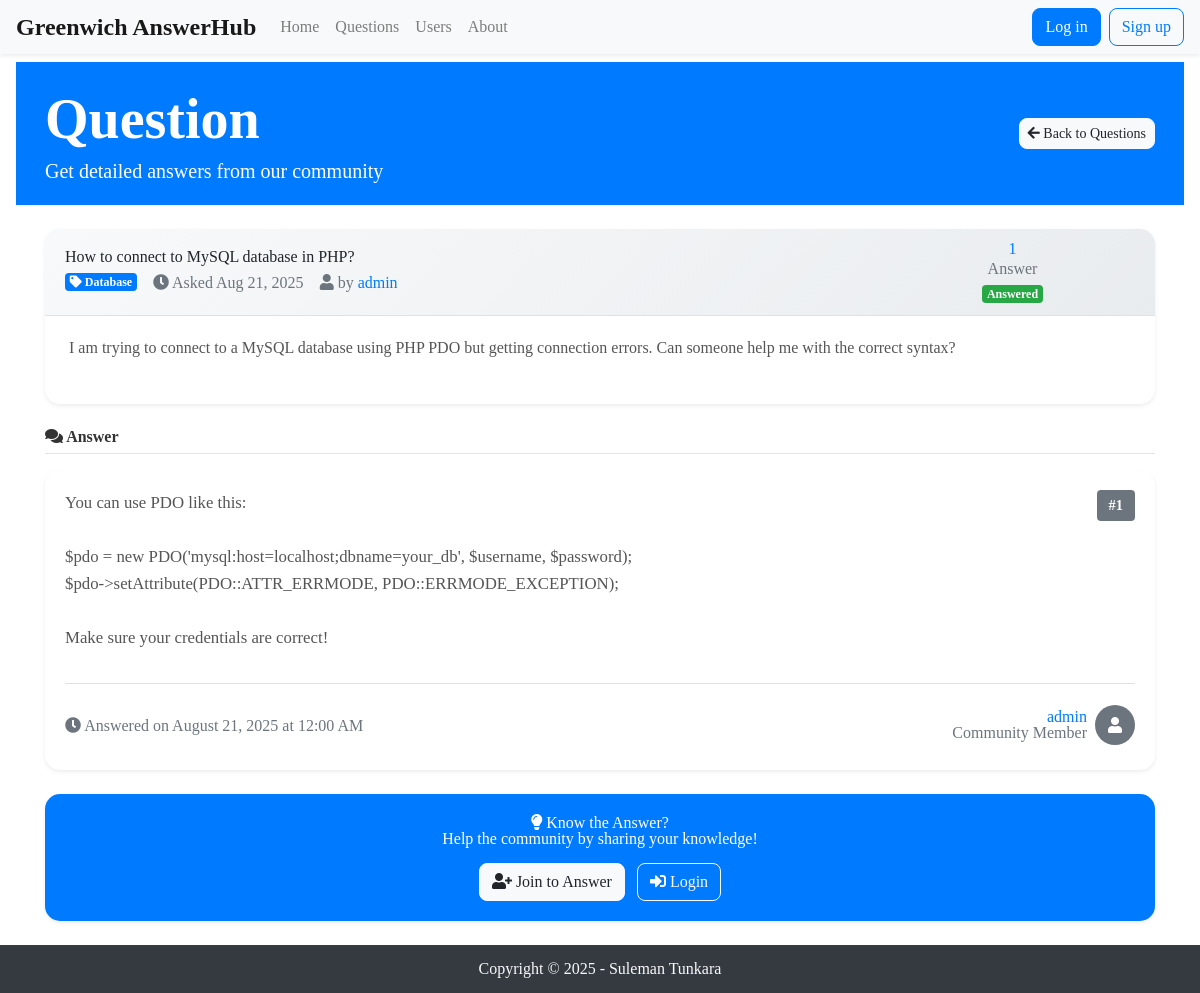
Page /question_page?id=1 on the committed database.
### tables this page shows
CREATE TABLE `question` (
  `id` int(11) NOT NULL AUTO_INCREMENT,
  `questiontitle` varchar(255) NOT NULL,
  `questiontext` TEXT NOT NULL,
  `questiondate` date NOT NULL,
  `userid` int(11) NOT NULL,
  `categoryid` int(11) NOT NULL,
  `imageData` LONGBLOB NULL,
  `created_at` timestamp NOT NULL DEFAULT current_timestamp(),
  PRIMARY KEY (`id`),
  KEY `idx_userid` (`userid`),
  KEY `idx_categoryid` (`categoryid`),
  KEY `idx_questiondate` (`questiondate`)
);

CREATE TABLE `answer` (
  `id` int(11) NOT NULL AUTO_INCREMENT,
  `answertext` TEXT NOT NULL,
  `answerdate` date NOT NULL,
  `questionid` int(11) NOT NULL,
  `userid` int(11) NOT NULL,
  `created_at` timestamp NOT NULL DEFAULT current_timestamp(),
  PRIMARY KEY (`id`),
  KEY `idx_questionid` (`questionid`),
  KEY `idx_userid` (`userid`),
  KEY `idx_answerdate` (`answerdate`)
);

CREATE TABLE `users` (
  `id` int(11) NOT NULL AUTO_INCREMENT,
  `username` varchar(50) NOT NULL,
  `email` varchar(100) NOT NULL,
  `password` varchar(255) NOT NULL,
  `profile_image` LONGBLOB NULL,
  `created_at` timestamp NOT NULL DEFAULT current_timestamp(),
  PRIMARY KEY (`id`),
  UNIQUE KEY `username` (`username`)
);

### question_page.php (called while the page is built, shortened)
<?php
    include __DIR__ . '/includes/DatabaseConnection.php';
    include __DIR__ . '/includes/DatabaseFunctions.php';
try {
    if (!isset($_GET['id']) || empty($_GET['id'])) {
        $title = 'Page Not Found';
        $error_title = '404 Page Not Found';
        $error_message = 'Question ID is required';
        ob_start();
        include 'templates/404.html.php';
        $output = ob_get_clean();
    } else {
        $questionId = $_GET['id'];
        $question = getQuestion($pdo, $questionId);
        if ($question === false) {
            $title = 'Page Not Found';
            $error_title = '404 Page Not Found';
            $error_message = 'The requested question was not found';
            ob_start();
            include 'templates/404.html.php';
            $output = ob_get_clean();
        } else {
            $answers = getAnswers($pdo, $questionId);
            include 'templates/question_page.html.php';
        }
    }
} catch (PDOException $e) {
    $title = 'An error has occurred';
    $output = 'Error retrieving question: ' . $e->getMessage();
} catch (Exception $e) {
    $title = 'An error has occurred';
    $output = 'Error: ' . $e->getMessage();
}
include 'templates/layout.html.php';
?>

### includes/DatabaseFunctions.php (called while the page is built, shortened)
<?php
function query( $pdo, $sql, $parameters = [] )
 {
    $query = $pdo->prepare( $sql );
    $query->execute( $parameters );
    return $query;
}
function getQuestion( $pdo, $questionId )
 {
    $sql = 'SELECT question.*,
                   COALESCE(users.username, "Unknown User") as username,
                   COALESCE(category.categoryName, "Uncategorized") as categoryName
            FROM question
            LEFT JOIN users ON question.userid = users.id
            LEFT JOIN category ON question.categoryid = category.id
            WHERE question.id = :id';
    $params = [ ':id' => $questionId ];
    $stmt = query( $pdo, $sql, $params );
    return $stmt->fetch();
}
function totalAnswers($pdo, $questionId)
{
    $query = $pdo->prepare('SELECT COUNT(*) AS total_answers FROM answer WHERE questionid = :questionId');
    $query->bindValue(':questionId', $questionId, PDO::PARAM_INT);
    $query->execute();
    $totalAnswers = $query->fetch(PDO::FETCH_ASSOC);
    return $totalAnswers['total_answers'];
}
function getAnswers($pdo, $questionId)
{
    $answersSql = 'SELECT answer.*, users.username, users.profile_image
                    FROM answer
                    LEFT JOIN users ON answer.userid = users.id
                    WHERE answer.questionid = :id';
    $answersStmt = $pdo->prepare($answersSql);
    $answersStmt->bindValue(':id', $questionId);
    $answersStmt->execute();
    return $answersStmt->fetchAll(PDO::FETCH_ASSOC);
}

### templates/question_page.html.php (the view, shortened to what this page needs)
<body>
<div class="bg-primary text-white py-4 mb-4">
    <div class="container">
        <div class="row align-items-center">
            <div class="col-md-8">
                <h1 class="display-4 font-weight-bold mb-2"></i> Question</h1>
                <p class="lead mb-0">Get detailed answers from our community</p>
            </div>
            <div class="col-md-4 text-right">
                <a href="questions" class="btn btn-light btn-sm">
                    <i class="fas fa-arrow-left"></i> Back to Questions
                </a>
            </div>
        </div>
    </div>
</div>
<div class="container">
    <div class="card shadow-sm mb-4">
        <div class="card-header bg-light">
            <div class="row align-items-center">
                <div class="col-md-9">
                    <h2 class="mb-2">
                        <?= htmlspecialchars($question['questiontitle'], ENT_QUOTES, 'UTF-8'); ?>
                    </h2>
                    <div class="d-flex flex-wrap align-items-center">
                        <span class="badge badge-primary mr-3 mb-1">
                            <i class="fas fa-tag"></i> <?= htmlspecialchars($question['categoryName'], ENT_QUOTES, 'UTF-8'); ?>
                        </span>
                        <small class="text-muted mr-3 mb-1">
                            <i class="fas fa-clock"></i> Asked <?= date("M d, Y", strtotime($question['questiondate'])); ?>
                        </small>
                        <small class="text-muted mb-1">
                            <i class="fas fa-user"></i> by
                            <a href="user_page?id=<?= $question['username'] ?>"
                               class="text-decoration-none">
                                <?= htmlspecialchars($question['username'], ENT_QUOTES, 'UTF-8'); ?>
                            </a>
                        </small>
                    </div>
                </div>
                <div class="col-md-3 text-right">
                    <?php $answerCount = totalAnswers($pdo, $question['id']); ?>
                    <div class="text-center">
                        <h3 class="text-primary mb-1"><?= $answerCount ?></h3>
                        <small class="text-muted">Answer<?= $answerCount != 1 ? 's' : '' ?></small>
                        <br>
                        <span class="badge badge-<?= $answerCount > 0 ? 'success' : 'warning' ?> mt-2">
                            <?= $answerCount > 0 ? 'Answered' : 'Needs Answer' ?>
                        </span>
                    </div>
                </div>
            </div>
        </div>
        <div class="question-content-area p-4">
            <div class="question-text mb-4">
                <?= nl2br(htmlspecialchars($question['questiontext'], ENT_QUOTES, 'UTF-8')); ?>
            </div>
        </div>
    </div>
 <?php if (count($answers) > 0) : ?>
        <?php $currentQuestionId = $question['id']; ?>
        <?php $answerCount = ($currentQuestionId == $question['id']) ? totalAnswers($pdo, $currentQuestionId) : 0; ?>
        <div class="answers-section mb-4">
            <div class="answers-header mb-3">
                <h3 class="mb-0">
                    <i class="fas fa-comments"></i>
                    <?php if ($answerCount > 1) : ?>
                        <?= $answerCount ?> Answers
                    <?php else : ?>
                        Answer
                    <?php endif; ?>
                </h3>
                <hr class="mt-2">
            </div>
            <?php foreach ($answers as $index => $answer) : ?>
                <div class="card answer-card shadow-sm mb-3">
                    <div class="card-body">
                        <div class="row">
                            <div class="col-md-10">
                                <div class="answer-content mb-3">
                                    <?= nl2br(htmlspecialchars($answer['answertext'], ENT_QUOTES, 'UTF-8')); ?>
                                </div>
                            </div>
                            <div class="col-md-2 text-right">
                                <div class="answer-meta">
                                    <div class="answer-number mb-2">
                                        <span class="badge badge-secondary">#<?= $index + 1 ?></span>
                                    </div>
                                </div>
                            </div>
                        </div>
                        <div class="answer-footer mt-3 pt-3 border-top">
                            <div class="row align-items-center">
                                <div class="col-md-8">
                                    <small class="text-muted">
                                        <i class="fas fa-clock"></i>
                                        Answered on <?= date("F d, Y \a\\t g:i A", strtotime($answer['answerdate'])); ?>
                                    </small>
                                </div>
                                <div class="col-md-4 text-right">
                                    <div class="answer-author d-flex align-items-center justify-content-end">
                                        <div class="text-right mr-2">
                                            <div class="author-name">
                                                <a href="user_page?id=<?= htmlspecialchars($answer['username'], ENT_QUOTES, 'UTF-8'); ?>"
                                                   class="text-decoration-none font-weight-medium">
                                                    <?= htmlspecialchars($answer['username'], ENT_QUOTES, 'UTF-8'); ?>
                                                </a>
                                            </div>
                                            <small class="text-muted">Community Member</small>
                                        </div>
                                        <div class="author-avatar">
                                            <?php if (!empty($answer['profile_image'])) : ?>
                                                <img
                                                     alt="<?= htmlspecialchars($answer['username'], ENT_QUOTES, 'UTF-8'); ?>"
                                                     class="rounded-circle" style="width: 40px; height: 40px; object-fit: cover;">
                                            <?php else : ?>
                                                <div class="bg-secondary rounded-circle d-flex align-items-center justify-content-center"
                                                     style="width: 40px; height: 40px;">
                                                    <i class="fas fa-user text-white"></i>
                                                </div>
                                            <?php endif; ?>
                                        </div>
                                    </div>
                                </div>
                            </div>
                        </div>
                    </div>
                </div>
            <?php endforeach; ?>
        </div>
    <?php endif; ?>
    <div class="engagement-section mb-4">
        <div class="card shadow-sm bg-primary text-white">
            <div class="card-body text-center">
                <h5><i class="fas fa-lightbulb"></i> Know the Answer?</h5>
                <p class="mb-3">Help the community by sharing your knowledge!</p>
                <div>
                    <a href="registration.php" class="btn btn-light mr-2">
                        <i class="fas fa-user-plus"></i> Join to Answer
                    </a>
                    <a href="login.php" class="btn btn-outline-light">
                        <i class="fas fa-sign-in-alt"></i> Login
                    </a>
                </div>
            </div>
        </div>
    </div>
</div>
</body>

### templates/styles.css (style rules this page uses)
html, body, div, span, applet, object, iframe, h1, h2, h3, h4, h5, h6, p, blockquote, pre, a, abbr, acronym, address, big, cite, code, del, dfn, em, img, ins, kbd, q, s, samp, small, strike, strong, sub, sup, tt, var, b, u, i, center, dl, dt, dd, ol, ul, li, fieldset, form, label, legend, table, caption, tbody, tfoot, thead, tr, th, td, article, aside, canvas, details, embed, figure, figcaption, footer, header, hgroup, menu, nav, output, ruby, section, summary, time, mark, audio, video { margin: 0; padding: 0; border: 0; font-size: 100%; font: inherit; vertical-align: baseline; }
body { line-height: 1; }
.card { border: none; border-radius: 15px; box-shadow: 0 5px 15px rgba(0,0,0,0.08); transition: all 0.3s ease; }
.card-header { background: linear-gradient(135deg, #f8f9fa 0%, #e9ecef 100%); border-bottom: 1px solid #dee2e6; border-radius: 15px 15px 0 0 !important; }
.btn { border-radius: 8px; font-weight: 500; transition: all 0.3s ease; }

### templates/question_page.html.php (style rules this page uses)
.question-text { color: #555; }
.answer-card { transition: transform 0.2s ease-in-out, box-shadow 0.2s ease-in-out; }
.answer-content { font-size: 1.05rem; line-height: 1.6; color: #555; }
.answer-number .badge { font-size: 0.9rem; padding: 0.5rem 0.75rem; }
.answers-header h3 { color: #333; font-weight: 600; }
.author-info, .answer-author { min-height: 50px; }
.font-weight-medium { font-weight: 500; }

### rows in the picture
question: questiontitle "How to connect to MySQL database in PHP?", questiondate "Aug 21, 2025", id "1", questiontext "I am trying to connect to a MySQL database using PHP PDO but getting connection errors. Can someone help me with the correct syntax?"
answer: answertext "You can use PDO like this: $pdo = new PDO('mysql:host=localhost;dbname=your_db', $username, $password); $pdo->setAttribute(PDO::ATTR_ERRMODE, PDO::ERRMODE_EXCEPTION); Make sure your credentials are correct!", answerdate "August 21, 2025 at 12:00 AM", userid.username "admin"

### other values in the picture
$question['categoryName'] "Database"
$question['username'] "admin"
